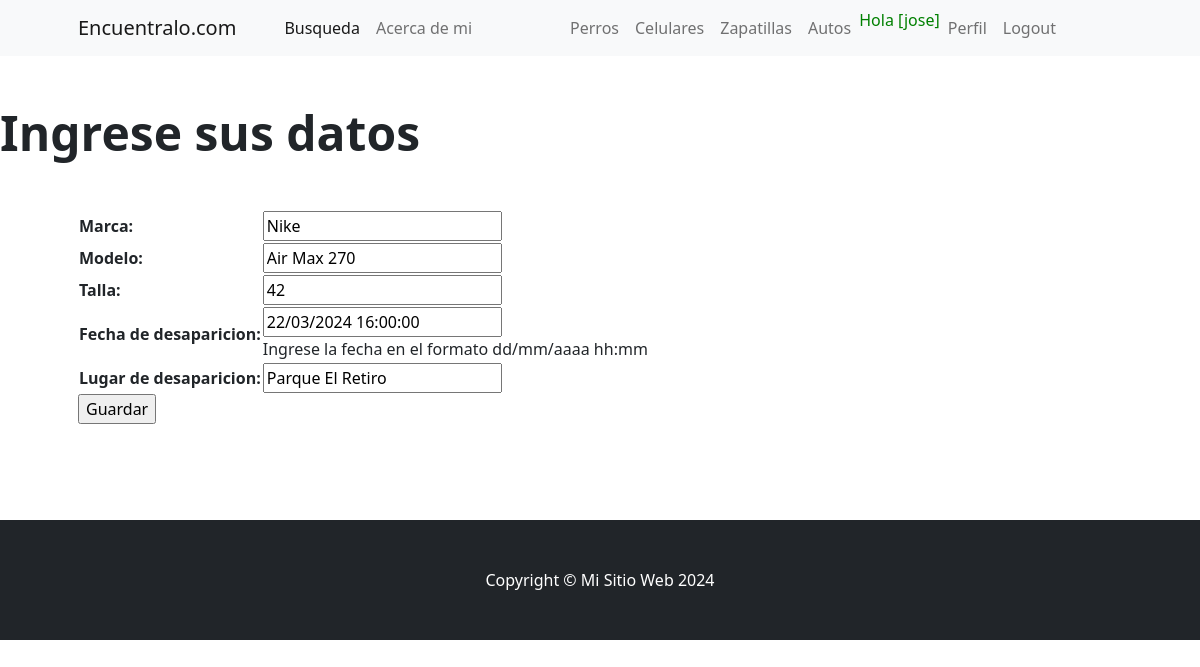
/zapatilla_update/2/ (signed in), run on the app's committed database.
### aplicacion/models.py (models this page shows)
class Zapatilla(models.Model):
    marca = models.CharField(max_length=100)
    modelo = models.CharField(max_length=100)
    talla = models.CharField(max_length=100)
    fecha_de_desaparicion = models.DateTimeField(help_text="Ingrese la fecha en el formato dd/mm/aaaa hh:mm")
    lugar_de_desaparicion = models.CharField(max_length=100)

### aplicacion/views.py (the view)
# urls.py: path('zapatilla_update/<int:pk>/', ZapatillaUpdate.as_view(), name='zapatilla_update'),
class ZapatillaUpdate(LoginRequiredMixin, UpdateView):
    model = Zapatilla
    fields = '__all__'
    success_url = reverse_lazy('zapatillas')

### aplicacion/templates/aplicacion/zapatilla_form.html (shortened to what this page needs)
{% extends 'aplicacion/index.html' %}
{% block product_section %}
<section class="py-5">
    <h1 class="display-5 fw-bolder">Ingrese sus datos</h1>
    <div class="container px-4 px-lg-5 my-5">
        <div class="row gx-4 gx-lg-5 align-items-center">
            <form action="" method = "post">
                <table>
                    {{form.as_table}}
                </table>
                <input type="submit" value="Guardar">
            </form>
        </div>
    </div>
</section>
{% endblock product_section %}

### aplicacion/templates/aplicacion/index.html (shortened to what this page needs)
<!DOCTYPE html>
<html lang="en">
    <head>
        {% load static %}
        <link href="https://cdn.jsdelivr.net/npm/bootstrap-icons@1.5.0/font/bootstrap-icons.css" rel="stylesheet" />
        <link href="{% static 'css/styles.css' %}" rel="stylesheet" />
    </head>
    <body>
        <nav class="navbar navbar-expand-lg navbar-light bg-light">
            <div class="container px-4 px-lg-5">
                <a class="navbar-brand" href="{% url 'home' %}">Encuentralo.com</a>
                <div class="collapse navbar-collapse" id="navbarSupportedContent">
                    <ul class="navbar-nav me-auto mb-2 mb-lg-0 ms-lg-4">
                        <li class="nav-item"><a class="nav-link active" aria-current="page" href="{% url 'buscar_perros' %}">Busqueda</a></li>
                        <li class="nav-item"><a class="nav-link" href="{% url 'acerca_de_mi' %}">Acerca de mi</a></li>
                    </ul>
                    {% if user.is_authenticated %}
                    <ul class="navbar-nav me-auto mb-2 mb-lg-0 ms-lg-4">
                        <li class="nav-item"><a class="nav-link" href="{% url 'perros' %}">Perros</a></li>
                        <li class="nav-item"><a class="nav-link" href="{% url 'celulares' %}">Celulares</a></li>
                        <li class="nav-item"><a class="nav-link" href="{% url 'zapatillas' %}">Zapatillas</a></li>
                        <li class="nav-item"><a class="nav-link" href="{% url 'autos' %}">Autos</a></li>
                        <li class="nav-item"><p style="color:green">Hola [{{user.username}}]</p></li>
                        <li class="nav-item"><a class="nav-link" href="{% url 'perfil' %}">Perfil</a></li>
                        <li class="nav-item"><a class="nav-link" href="{% url 'logout' %}">Logout</a></li>
                    </ul>
                    {% else %}
                    <ul class="navbar-nav me-auto mb-2 mb-lg-0 ms-lg-4">
                        <li class="nav-item"><a class="nav-link" href="{% url 'login' %}">Login</a></li>
                        <li class="nav-item"><a class="nav-link" href="{% url 'registrar' %}">Registrar</a></li>
                    </ul>
                    {% endif %}
                </div>
            </div>
        </nav>
        {% block product_section %}{% endblock product_section %}
        <footer class="py-5 bg-dark">
            <div class="container"><p class="m-0 text-center text-white">Copyright &copy; Mi Sitio Web 2024</p></div>
        </footer>
    </body>
</html>

### data on the page
Zapatilla: marca "Nike", modelo "Air Max 270", talla "42", fecha_de_desaparicion "22/03/2024 16:00:00", lugar_de_desaparicion "Parque El Retiro"

### other printed values
{{ user.username }} "jose"
